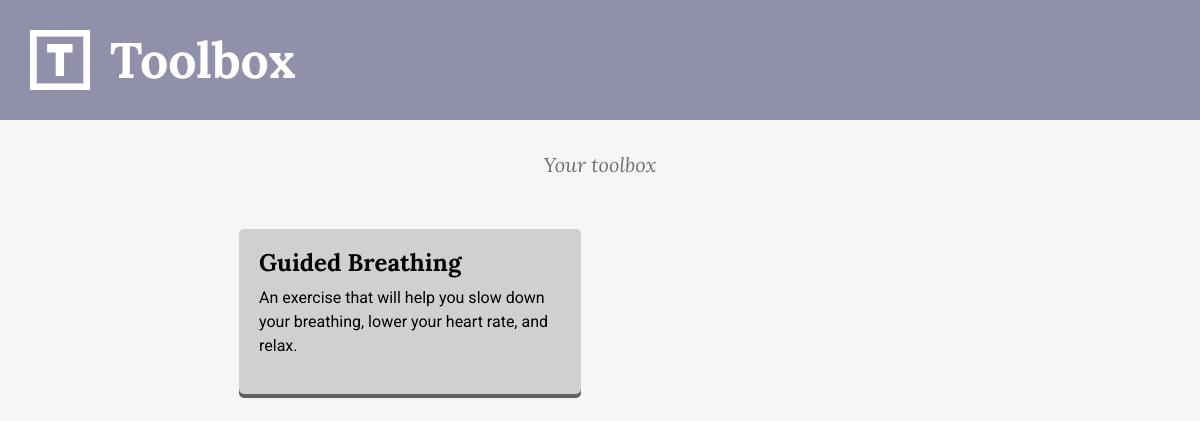
/tools/, run on an earlier commit of the app's database.
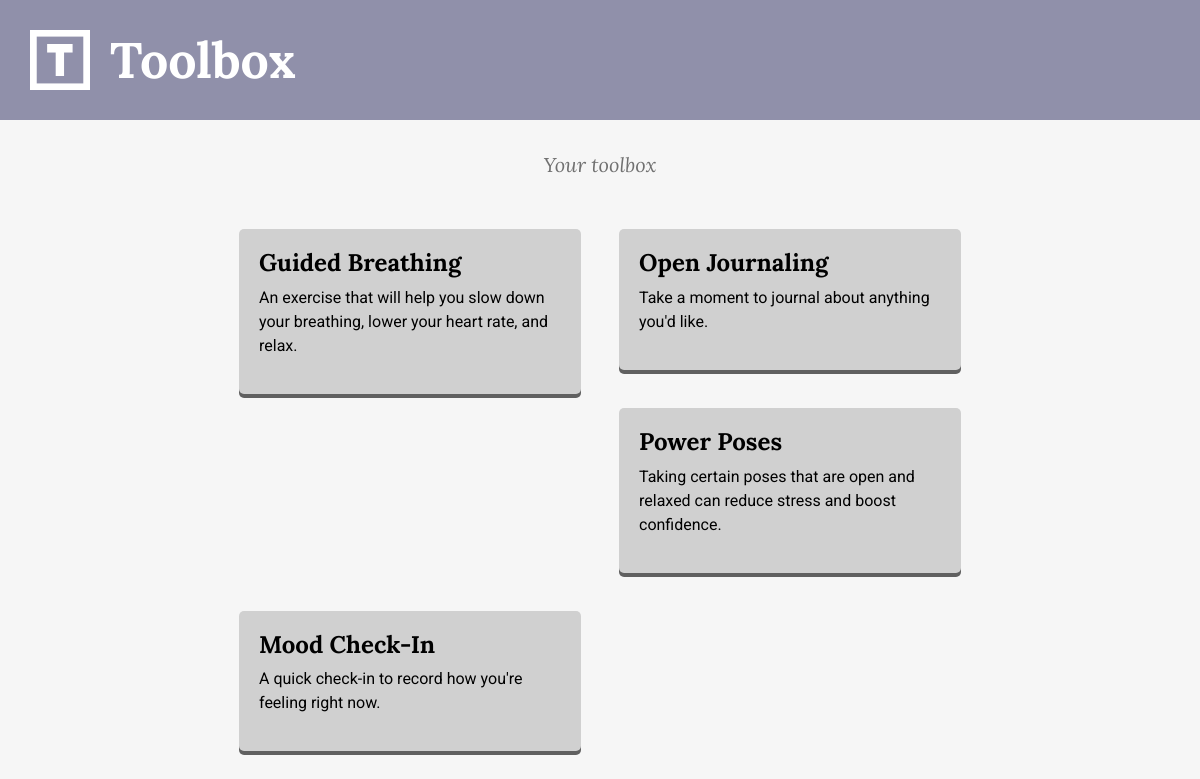
And on a later commit of the database.
### main/models.py (models this page shows, shortened)
class Tool(models.Model):
    toolID = models.AutoField(primary_key=True)
    name = models.CharField(max_length=100)
    slug = models.SlugField()
    description = models.TextField()
    category = models.CharField(max_length=100, choices=[('writing', 'writing'), ('physical', 'physical'), ('check', 'check')])
    icon = models.CharField(max_length=100, choices=[('glyphicon glyphicon-pencil', 'writing'), ('glyphicon glyphicon-flash', 'physical'), ('glyphicon glyphicon-check', 'check')])
    link = models.CharField(max_length=100)

### tools/views.py (the view)
def index(request):
    tools = Tool.objects.all()
    context = {}
    context['tools'] = tools
    return render(request, 'tools/tools.html', context=context)

### tools/templates/tools/tools.html
{% extends "global/header.html" %}
{% block content %}
{% load static %}
<link rel="stylesheet" href="{% static 'tools/tools.css' %}">
<link href="//netdna.bootstrapcdn.com/bootstrap/3.0.0/css/bootstrap-glyphicons.css" rel="stylesheet">
<div id="prompt">
    <p>Your toolbox</p>
</div>
<div id="tool-list">
  {% for tool in tools %}
    {% include "tools/tool-item.html" %}
  {% endfor %}
</div>
{% endblock %}

### main/templates/global/header.html (shortened to what this page needs)
{% load static %}
{% load staticfiles %}
<!DOCTYPE html>
<html lang='en'>
    <head>
        <link rel="stylesheet" href="https://maxcdn.bootstrapcdn.com/bootstrap/4.0.0-beta.2/css/bootstrap.min.css">
        <link rel="stylesheet" href="{% static 'global/styles.css' %}">
    </head>
    <body class='body' style='background-color:#f6f6f6'>
        <header id='header'>
            <img src='{% static "global/logo-white.png" %}' id="logo"/>
            <h1 id="title-text">Toolbox</h1>
        </header>
        <div>
            {% block content %}
            {% endblock %}
        </div>
    </body>
</html>

### tools/templates/tools/tool-item.html (shortened to what this page needs)
<a href="{% url tool.link %}">
  <div class="tool-item">
    <h4>
      {{ tool.name }}
    </h4>
    <p>
      {{ tool.description }}
    </p>
  </div>
</a>

### main/static/global/styles.css (style rules this page uses)
:root { --toolbox-green: #308050; --pacific-blue: #35586C; --carribean: #9090AA; --light-grey: #D0D0D0; --dark-grey: #707070; }
h1, h2, h3, h4, h5 { font-family: "Lora"; font-weight: bold; }
header { padding: 30px; background-color: var(--carribean); }
#logo { height: 60px; width: 60px; display: inline-block; float: left; }
header h1 { color: white; font-size: 50px; position: relative; display: inline-block; margin: 0; padding-left: 20px; }
#prompt p { font-family: "Lora"; font-style: italic; font-size: 20px; color: var(--dark-grey); text-align: center; padding: 30px; width: 50%; margin: auto; }

### tools/static/tools/tools.css (style rules this page uses)
#tool-list { overflow: hidden; width: 760px; margin: 0 auto; }
.tool-item { font-family: Roboto; color: black; padding: 20px; float: left; display: inline; text-align: left; width: 45%; margin: 2.5%; background-color: var(--light-grey); -webkit-border-radius: 5px; border-radius: 5px; position: relative; top: 0px; box-shadow: 0px 4px 0px #606060; }

What changed in the data, as far as the page shows it:
added Tool: name "Open Journaling", description "Take a moment to journal about anything you'd like."
added Tool: name "Power Poses", description "Taking certain poses that are open and relaxed can reduce stress and boost confidence."
added Tool: name "Mood Check-In", description "A quick check-in to record how you're feeling right now."
